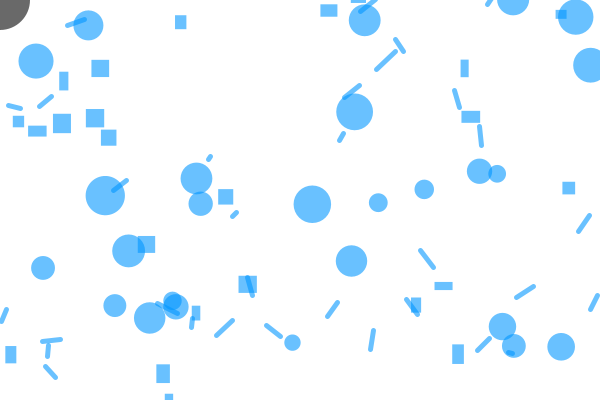
Frame 1 (no input)
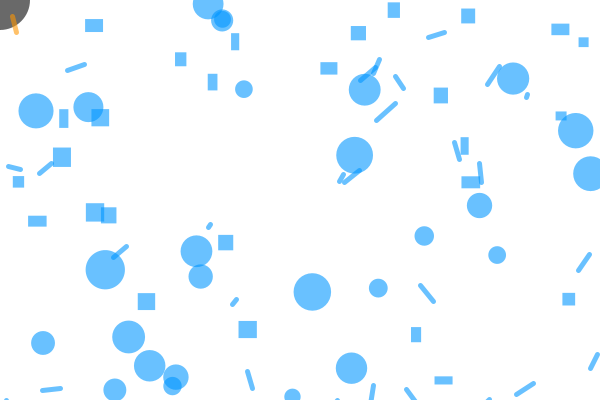
Frame 60 (the mouse pressed at the canvas centre just before this capture)
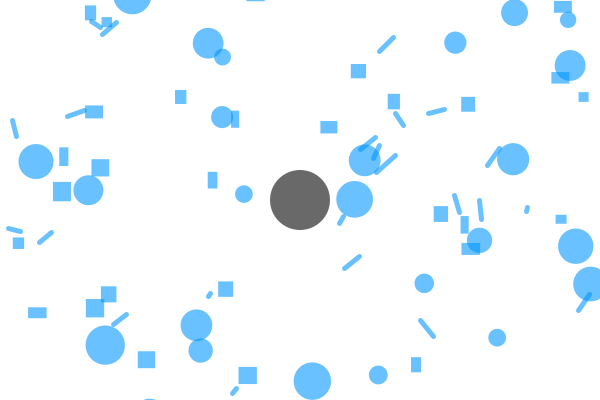
Frame 120 (the mouse held since frame 60 and released just before this capture)

The Processing sketch that drew these frames (run headless with seeded random() and noise(); from frame 60 on, the mouse is pressed at the canvas centre):

// Processing sketch: Introduction
// ── Introduction.pde

/*
COLLISION DETECTION: INTRODUCTION
Jeff Thompson | 2015 | www.jeffreythompson.org

*/

int numEach = 50;

// circle, controlled by the mouse
float cx = 0;
float cy = 0;
float cr =  30;

// lots of other objects!
ArrayList<Circle> circles = new ArrayList<Circle>();
ArrayList<Rectangle> rectangles = new ArrayList<Rectangle>();
ArrayList<Line> lines = new ArrayList<Line>();
//ArrayList<Polygon> polygons = new ArrayList<Polygon>();


void setup() {
  size(600,400);
  
  // make some cirlces
  for (int i=0; i<numEach; i++) {
    Circle c = new Circle(random(width), random(-height,height));
    circles.add(c);
  }
  
  // rectangles
  for (int i=0; i<numEach; i++) {
    Rectangle r = new Rectangle(random(width), random(-height,height));
    rectangles.add(r);
  }
  
  // lines
  for (int i=0; i<numEach; i++) {
    float x = random(width);
    float y = random(-height,height);
    Line l = new Line(x,y, x+random(-20,20), y+random(-20,20));
    lines.add(l);
  }
  
  // and polygons
//  for (int i=0; i<30; i++) {
//    Polygon p = new Polygon(random(width), random(-height,height));
//    Polygon.add(p);
//  }
}

void draw() {
  background(255);
  
  // update main circle to mouse coordinates
  cx = mouseX;
  cy = mouseY;
  
  // draw us!
  fill(0,150);
  noStroke();
  ellipse(cx,cy, cr*2,cr*2);
  
  // draw the other shapes
  for (int i=circles.size()-1; i>=0; i-=1) {
    Circle c = circles.get(i);
    c.update();
    c.display();
    if (c.y > height+50) {
      circles.remove(c);
      circles.add(new Circle(random(width), random(-height,-50)));
    }      
  }
  
  for (int i=rectangles.size()-1; i>=0; i-=1) {
    Rectangle r = rectangles.get(i);
    r.update();
    r.display();
    if (r.y > height+50) {
      rectangles.remove(r);
      rectangles.add(new Rectangle(random(width), random(-height,-50)));
    }
  }
  
  for (int i=lines.size()-1; i>=0; i-=1) {
    Line l = lines.get(i);
    l.update();
    l.display();
    if (l.y1 > height+50 && l.y2 > height+50) {
      lines.remove(l);
      float x = random(width);
      float y = random(-height,-50);
      lines.add(new Line(x,y, x+random(-20,20), y+random(-20,20)));
    }
  }
}



// ── Circle.pde

class Circle {
  float x, y;
  float r;
  float speed;
  boolean hit = false;
  
  Circle(float _x, float _y) {
    x = _x;
    y = _y;
    r = random(8,20);
    speed = random(0.5, 2);
  }
  
  void update() {
    y += speed;
    hit = circleCircle(x,y,r, cx,cy,cr);
  }    
  
  void display() {
    if (!hit) fill(0,150,255, 150);
    else fill(255,150,0, 150);
    noStroke();
    ellipse(x,y, r*2,r*2);
  }  
}



// ── CollisionFunctions.pde

// CIRCLE/CIRCLE
boolean circleCircle(float c1x, float c1y, float c1r, float c2x, float c2y, float c2r) {
  
  // get distance between the circle's centers
  // use the Pythagorean Theorem to compute the distance
  float distX = c1x - c2x;
  float distY = c1y - c2y;
  float distance = sqrt( (distX*distX) + (distY*distY) );

  // if the distance is less than the sum of the circle's
  // radii, the circles are touching!
  if (distance <= c1r+c2r) {
    return true;
  }
  return false;
}


// LINE/CIRCLE
boolean lineCircle(float x1, float y1, float x2, float y2, float cx, float cy, float r) {

  // either end inside the circle?
  boolean inside = pointCircle(x1,y1, cx,cy,r);
  if (inside) return true;
  inside = pointCircle(x2,y2, cx,cy,r);
  if (inside) return true;
  
  // get length of the line
  float distX = x1 - x2;
  float distY = y1 - y2;
  float len = sqrt( (distX*distX) + (distY*distY) );

  // get dot product of the line and circle
  float dot = ( ((cx-x1)*(x2-x1)) + ((cy-y1)*(y2-y1)) ) / pow(len,2);

  // find the closest point on the line
  float closestX = x1 + (dot * (x2-x1));
  float closestY = y1 + (dot * (y2-y1));
  
  // is this point actually on the line segment?
  // if so keep going, but if not, return false
  boolean onSegment = linePoint(x1,y1,x2,y2, closestX,closestY);
  if (!onSegment) return false;

  // get distance to closest point
  distX = closestX - cx;
  distY = closestY - cy;
  float distance = sqrt( (distX*distX) + (distY*distY) );

  if (distance <= r) {
    return true;
  }
  return false;
}


// POINT/CIRCLE
boolean pointCircle(float px, float py, float cx, float cy, float r) {
  
  // get distance between the point and circle's center
  // using the Pythagorean Theorem
  float distX = px - cx;
  float distY = py - cy;
  float distance = sqrt( (distX*distX) + (distY*distY) );

  // if the distance is less than the circle's 
  // radius the point is inside!
  if (distance <= r) {
    return true;
  }
  return false;
}


// LINE/POINT
boolean linePoint(float x1, float y1, float x2, float y2, float px, float py) {
  
  // get distance from the point to the two ends of the line
  float d1 = dist(px,py, x1,y1);
  float d2 = dist(px,py, x2,y2);
  
  // get the length of the line
  float lineLen = dist(x1,y1, x2,y2);
  
  // since floats are so minutely accurate, add
  // a little buffer zone that will give collision
  float buffer = 5;    // higher # = less accurate
  
  // if the two distances are equal to the line's length, the
  // point is on the line!
  // note we use the buffer here to give a range, rather than one #
  if (d1+d2 >= lineLen-buffer && d1+d2 <= lineLen+buffer) {
    return true;
  }
  return false;
}


// CIRCLE/RECTANGLE
boolean circleRect(float cx, float cy, float radius, float rx, float ry, float rw, float rh) {
  
  // temporary variables to set edges for testing
  float testX = cx;
  float testY = cy;
  
  // which edge is closest?
  if (cx < rx)         testX = rx;        // compare to left edge
  else if (cx > rx+rw) testX = rx+rw;     // right edge
  if (cy < ry)         testY = ry;        // top edge
  else if (cy > ry+rh) testY = ry+rh;     // bottom edge
  
  // get distance from closest edges
  float distX = cx-testX;
  float distY = cy-testY;
  float distance = sqrt( (distX*distX) + (distY*distY) );
  
  // if the distance is less than the radius, collision!
  if (distance <= radius) {
    return true;
  }
  return false;
}



// ── Line.pde

class Line {
  float x1, y1, x2, y2;
  float speed;
  boolean hit = false;
  
  Line(float _x1, float _y1, float _x2, float _y2) {
    x1 = _x1;
    y1 = _y1;
    x2 = _x2;
    y2 = _y2;
    speed = random(0.5, 2);
  }
  
  void update() {
    y1 += speed;
    y2 += speed;
    hit = lineCircle(x1,y1,x2,y2, cx,cy,cr);
  }
  
  void display() {
    if (!hit) stroke(0,150,255, 150);
    else stroke(255,150,0, 150);
    strokeWeight(5);
    line(x1,y1, x2,y2);
  }  
}



// ── Rectangle.pde

class Rectangle {
  float x, y;
  float w, h;
  float speed;
  boolean hit = false;
  
  Rectangle(float _x, float _y) {
    x = _x;
    y = _y;
    w = random(8,20);
    h = random(8,20);
    speed = random(0.5, 2);
  }
  
  void update() {
    y += speed;
    hit = circleRect(cx,cy,cr, x,y,w,h);
  }
  
  void display() {
    if (!hit) fill(0,150,255, 150);
    else fill(255,150,0, 150);
    noStroke();
    rect(x,y, w,h);
  }  
}
